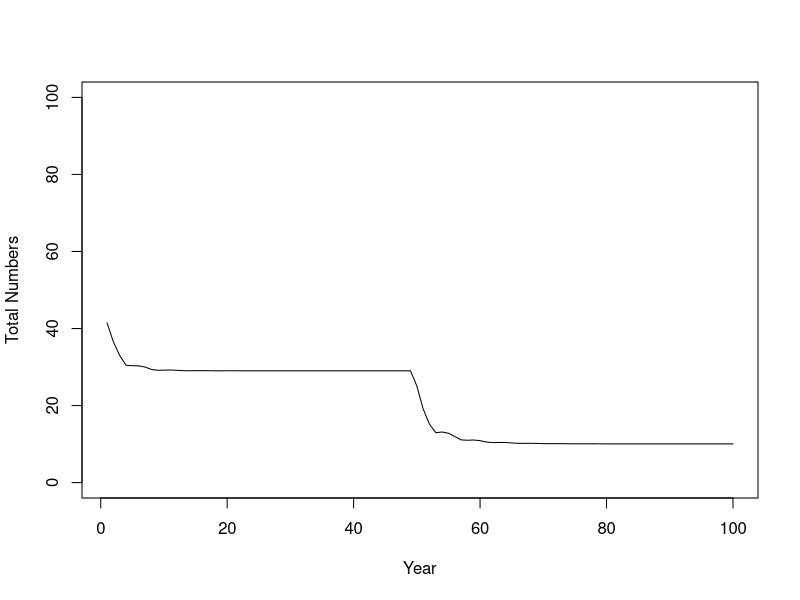
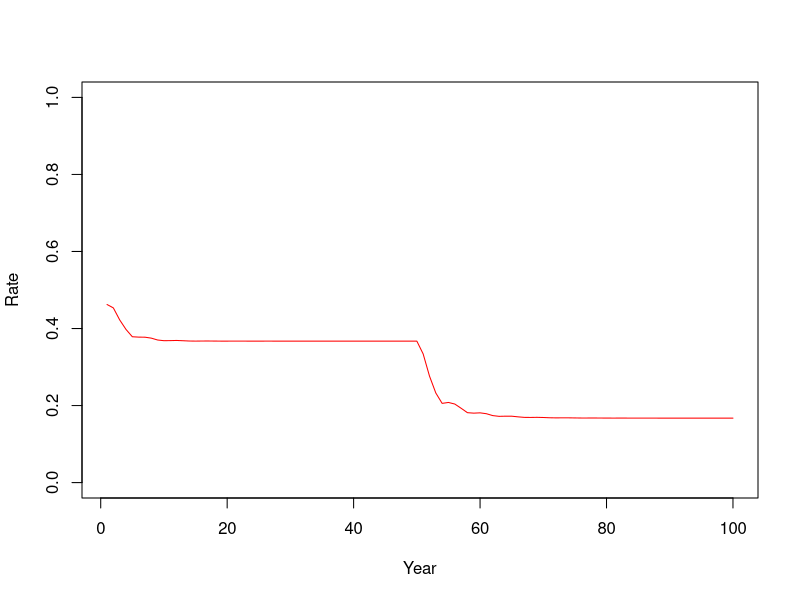
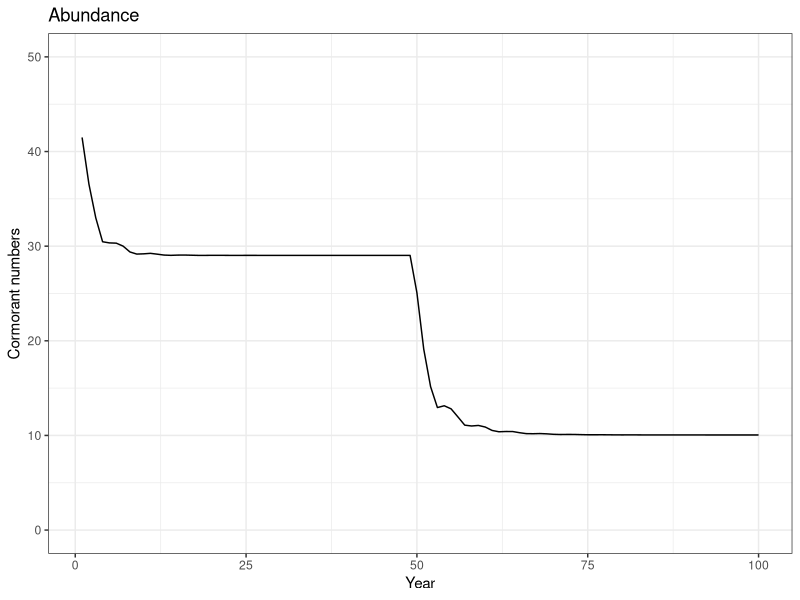
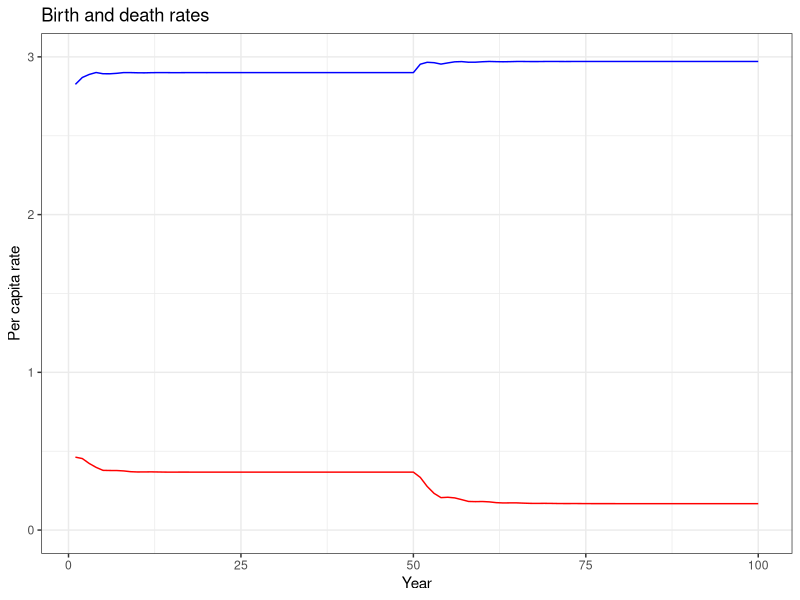

Source code (R) for these figures, in order:
# Assignment 2.2b - harvesting

# Second model - closed population with age structure

# Create a vector of initial numbers at age
# Note that R normally has "1" as the first index of a vector, so 
#  for us Birds[1] is actually age 0 birds...
birds <- c(15,10,5,3,10)
cumharvest <- 0  # New quantity for Assignment 2.2b

# Define variables for processes (same as First_Model!)
a <- 3  #Assignment 2.2b - adjust this parameter upwards
b <- .0046
c <- 1
d <- 50
#Assignment 2.2b - create a vector of harvest rate by age
#Assignment 2.2b - Solution: harvest rate of 0.34 (34%) is max that keeps pop > 10K
hr <- c(0,0,.34,.34,.34)
#Assignment 2.2b - Solution 2: harvest rate of 0.3 gives max cumulative harvest

# Set up containers for time series of numbers and rates
birds_over_time <- array(0,dim=c(5,100))
all_ages_over_time <- numeric(100)
birth_rate <- numeric(100)
death_rate <- numeric(100)

# Start the main simulation loop over time
for (i in 1:100) {   # we will run the model for 100 time steps
  
  # Calculate the birth and death rates according to our dynamic processes
  births_per_female <- a * exp(-b * sum(birds[4:5]))  # only mature (age 3,4+) birds affect birth rate
  deaths_per_capita <- c * sum(birds) / (d + sum(birds))
  
  # Convert rates to actual numbers
  births <- births_per_female * sum(birds[4:5]) / 2  # divide by 2 because per female
  deaths <- deaths_per_capita * birds   # note: deaths will be a vector by age, just like birds
  #Assignment 2.2b - don't allow harvest until year 51
  if (i < 50) {
    harvest <- rep(0,5) } # no harvest
  else {
    harvest <- hr * birds
  }
  # Now the tautology - more complicated than the last time
    # First the plus group: subtract deaths for the oldest two age groups
    birds[5] <- birds[5] + birds[4] - deaths[5] - deaths[4] - harvest[5] - harvest[4]
    # Next the remaining ages except babies, working backwards
    for (j in 4:2) { #loop backwards over ages
      birds[j] <- birds[j-1] - deaths[j-1] - harvest[j-1]
    }
    # Finally, the babies
    birds[1] <- births
  
  # Update the vectors of numbers and rates
    birds_over_time[,i] <- birds
    all_ages_over_time[i] <- sum(birds_over_time[,i])
    birth_rate[i] <- births_per_female
    death_rate[i] <- deaths_per_capita
    # Assignment 2.2b: accumulate the total harvest
    cumharvest <- cumharvest + sum(harvest)

  # close the time loop
}
#Assignment 2.2b - report results
all_ages_over_time[100]
cumharvest

# Plot the results - base version
x <- seq(from=1,to=100)
plot(all_ages_over_time~x, xlab = "Year", ylab = "Total Numbers", type='l',
     ylim=c(0,100))
plot(birth_rate~x, xlab="Year", ylab="Rate", type = "l",
     ylim=c(0,1), col='blue')
lines(death_rate~x, col='red')


# Plot the results - ggplot version
library(ggplot2)
x <- seq(from=1,to=100)
Number_plot <- ggplot() +
  geom_line(mapping=aes(x=x,y=all_ages_over_time)) +
  labs(title = "Abundance",
       x = "Year",
       y = "Cormorant numbers") +
  coord_cartesian(ylim=c(0,50)) +
  theme_bw()
plot(Number_plot)
Rate_plot <- ggplot() +
  geom_line(mapping=aes(x=x,y=birth_rate),
            color='blue') +
  geom_line(mapping=aes(x=x,y=death_rate),
            color="red") +
  labs(title = "Birth and death rates",
       x="Year",
       y="Per capita rate") +
  coord_cartesian(ylim=c(0,3)) +
  theme_bw()
plot(Rate_plot)

